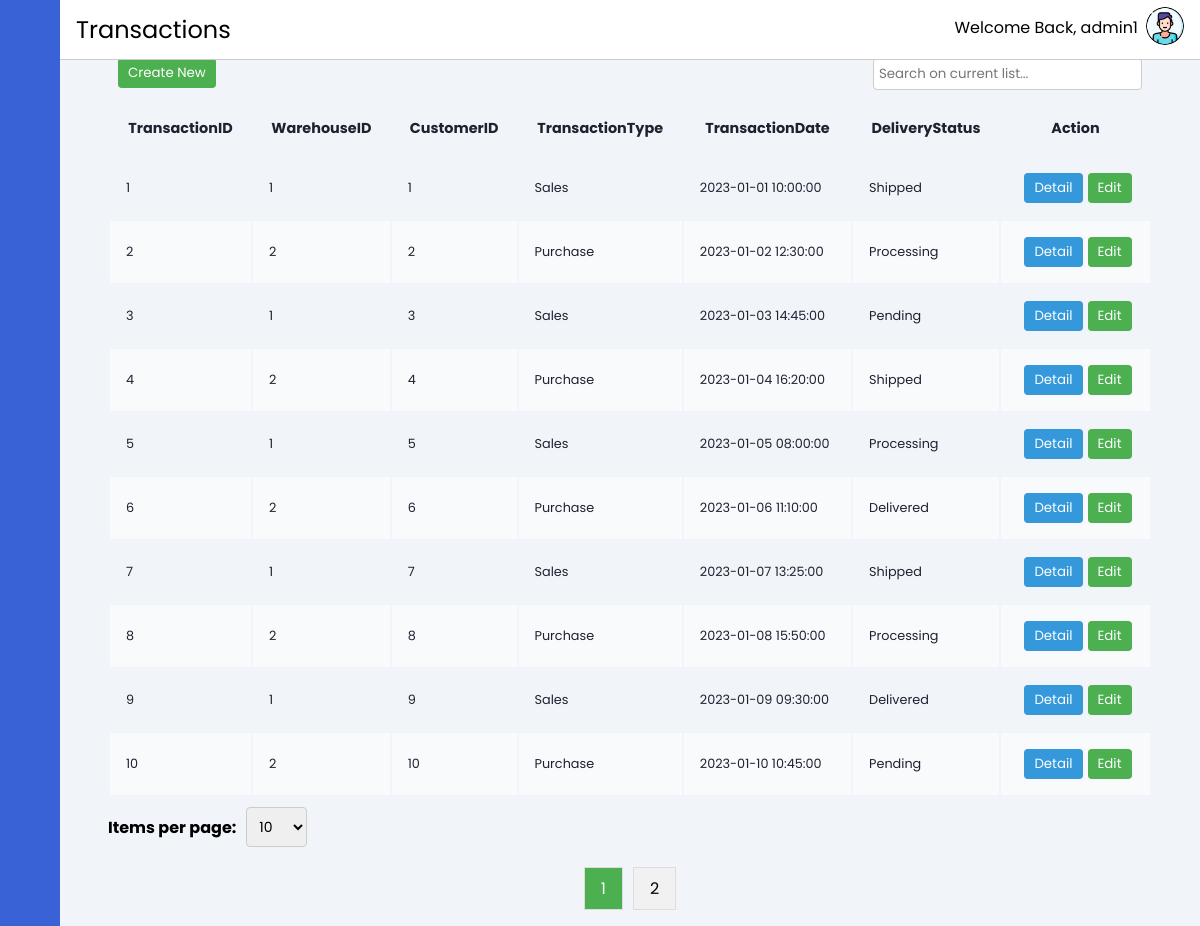
/layout/transaction.php (signed in), run on the app's committed database.
### tables this page shows
CREATE TABLE IF NOT EXISTS Transaction (
    TransactionID INT AUTO_INCREMENT PRIMARY KEY,
    WarehouseID INT,
    CustomerID INT,
    TransactionType VARCHAR(50),
    TransactionDate DATETIME,
    DeliveryStatus VARCHAR(50),
    FOREIGN KEY (WarehouseID) REFERENCES Warehouse(WarehouseID),
    FOREIGN KEY (CustomerID) REFERENCES Customer(CustomerID)
);

### layout/transaction.php (the view, shortened to what this page needs)
<?php
include("../database/database-connect.php");
include '../contain/header.php';
$itemsPerPage = isset($_GET['itemsPerPage']) ? (int) $_GET['itemsPerPage'] : 10;
$sqlTotalTransactions = "SELECT COUNT(*) FROM Transaction";
$resultTotalTransactions = $conn->query($sqlTotalTransactions);
if ($resultTotalTransactions) {
    $totalTransactions = $resultTotalTransactions->fetch_row()[0];
    $totalPages = $totalTransactions > 0 ? ceil($totalTransactions / $itemsPerPage) : 1;
} else {
    echo "Error fetching total transactions: " . $conn->error;
    exit();
}
$current_page = isset($_GET['page']) ? $_GET['page'] : 1;
$current_page = max(1, min($totalPages, $current_page));
$offset = ($current_page - 1) * $itemsPerPage;
$sqlSubsetTransactions = "SELECT * FROM Transaction LIMIT $itemsPerPage OFFSET $offset";
$resultSubsetTransactions = $conn->query($sqlSubsetTransactions);
if ($resultSubsetTransactions) {
    $subsetTransactions = $resultSubsetTransactions->fetch_all();
} else {
    echo "Error fetching subset of transactions: " . $conn->error;
    exit();
}
?>
<div class="main-content">
    <?php
    include '../contain/horizontal-bar.php';
    ?>
    <main>
        <div class="button-and-search">
            <form method="POST">
                <button name="Cnew">Create New</button>
            </form>
            <input type="text" id="searchInput" placeholder="Search on current list..." onkeyup="searchTable()">
        </div>
        <div class="table-responsive">
            <table id="myTable" class="table-container" style="width:100%">
                <thead>
                    <tr>
                        <th>TransactionID</th>
                        <th>WarehouseID</th>
                        <th>CustomerID</th>
                        <th>TransactionType</th>
                        <th>TransactionDate</th>
                        <th>DeliveryStatus</th>
                        <th>Action</th>
                    </tr>
                </thead>
                <tbody id="tableBody">
                    <?php if (empty($subsetTransactions)): ?>
                        <tr>
                            <td colspan="7">No data available</td>
                        </tr>
                    <?php else: ?>
                        <?php foreach ($subsetTransactions as $transaction): ?>
                            <tr>
                                <td>
                                    <?= $transaction[0] ?>
                                </td>
                                <td>
                                    <?= $transaction[1] ?>
                                </td>
                                <td>
                                    <?= $transaction[2] ?>
                                </td>
                                <td>
                                    <?= $transaction[3] ?>
                                </td>
                                <td>
                                    <?= $transaction[4] ?>
                                </td>
                                <td>
                                    <?= $transaction[5] ?>
                                </td>
                                <td>
                                    <form method="GET" action="transaction-detailProduct.php">
                                        <button class="detail" type="submit">Detail</button>
                                    </form>
                                    <form method="GET" action="transaction-edit.php">
                                        <button class="edit" type="submit">Edit</button>
                                    </form>
                                </td>
                            </tr>
                        <?php endforeach; ?>
                    <?php endif; ?>
                </tbody>
            </table>
        </div>
        <form method="GET" class="pagination-form">
            <label for="itemsPerPage">Items per page:</label>
            <select id="itemsPerPage" name="itemsPerPage" onchange="this.form.submit()">
                <option value="10" <?= $itemsPerPage == 10 ? 'selected' : '' ?>>10</option>
            </select>
        </form>
        <div id="pagination" class="pagination">
            <?php for ($page = 1; $page <= $totalPages; $page++): ?>
                <a href="?page=<?= $page ?>" <?= $page == $current_page ? 'class="active"' : '' ?>>
                    <?= $page ?>
                </a>
            <?php endfor; ?>
        </div>
    </main>
</div>
</body>
</html>

### css/style.css (style rules this page uses)
main { margin-top: 4vh; min-height: 90vh; padding: 1rem 3rem; }
th, td { font-size: .9rem; padding: 1rem 1rem; color: var(--color-dark); }
td { font-size: .8rem; }
tbody tr:nth-child(even) { background: #f9fafc; }
.table-responsive { overflow-x: auto; }
.button-and-search { display: flex; justify-content: space-between; padding: 10px; }
.button-and-search button, .add-entry-btn, .table-container td:last-child button { padding: 5px 10px; background-color: #4CAF50; color: white; border: none; border-radius: 4px; cursor: pointer; }
.button-and-search input { padding: 5px; border: 1px solid #ccc; border-radius: 4px; }
.table-container td:last-child { display: flex; justify-content: center; align-items: center; }
.table-container td:last-child button { padding: 5px 10px; margin-left: 5px; background-color: #4CAF50; color: white; border: none; border-radius: 4px; cursor: pointer; }
.table-container td:last-child button.detail { background-color: #3498db; }
.pagination-form { padding-top: 10px; display: flex; align-items: center; }
.pagination-form label { margin-right: 10px; font-weight: bold; }
.pagination-form select { padding: 8px; font-size: 14px; border: 1px solid #ccc; border-radius: 4px; cursor: pointer; }
.pagination { display: flex; justify-content: center; margin-top: 20px; }
.pagination a { color: black; padding: 8px 16px; text-decoration: none; transition: background-color .3s; margin: 0 5px; border: 1px solid #ddd; background-color: #f1f1f1; }
.pagination a.active { background-color: #4CAF50; color: white; }

### css/header.css (style rules this page uses)
:root { --main-color: #3A62D7; --color-dark: #1D2231; --text-grey: #8390A2; }
* { font-family: 'Poppins', sans-serif; margin: 0; padding: 0; text-decoration: none; list-style-type: none; box-sizing: border-box; }
body { background: #f1f5f9; }
.main-content { position: relative; margin-left: 240px; transition: margin-left 500ms; }
@media only screen and (max-width: 1200px) { .main-content { margin-left: 60px; } }

### data on the page
transaction: TransactionID "1", WarehouseID "1", CustomerID "1", TransactionType "Sales", TransactionDate "2023-01-01 10:00:00", DeliveryStatus "Shipped"
transaction: TransactionID "2", WarehouseID "2", CustomerID "2", TransactionType "Purchase", TransactionDate "2023-01-02 12:30:00", DeliveryStatus "Processing"
transaction: TransactionID "3", WarehouseID "1", CustomerID "3", TransactionType "Sales", TransactionDate "2023-01-03 14:45:00", DeliveryStatus "Pending"
transaction: TransactionID "4", WarehouseID "2", CustomerID "4", TransactionType "Purchase", TransactionDate "2023-01-04 16:20:00", DeliveryStatus "Shipped"
transaction: TransactionID "5", WarehouseID "1", CustomerID "5", TransactionType "Sales", TransactionDate "2023-01-05 08:00:00", DeliveryStatus "Processing"
transaction: TransactionID "6", WarehouseID "2", CustomerID "6", TransactionType "Purchase", TransactionDate "2023-01-06 11:10:00", DeliveryStatus "Delivered"
transaction: TransactionID "7", WarehouseID "1", CustomerID "7", TransactionType "Sales", TransactionDate "2023-01-07 13:25:00", DeliveryStatus "Shipped"
transaction: TransactionID "8", WarehouseID "2", CustomerID "8", TransactionType "Purchase", TransactionDate "2023-01-08 15:50:00", DeliveryStatus "Processing"
transaction: TransactionID "9", WarehouseID "1", CustomerID "9", TransactionType "Sales", TransactionDate "2023-01-09 09:30:00", DeliveryStatus "Delivered"
transaction: TransactionID "10", WarehouseID "2", CustomerID "10", TransactionType "Purchase", TransactionDate "2023-01-10 10:45:00", DeliveryStatus "Pending"

### other printed values
$pathtitle "Transactions"
$username "admin1"
